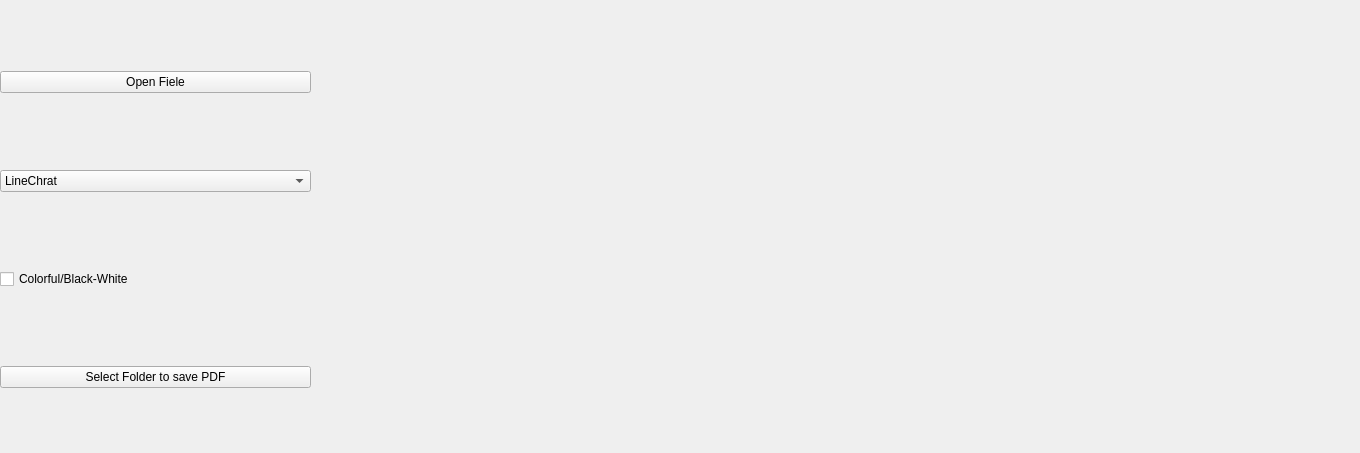
<?xml version="1.0" encoding="UTF-8"?>
<ui version="4.0">
 <class>Widget</class>
 <widget class="QWidget" name="Widget">
  <property name="geometry">
   <rect>
    <x>0</x>
    <y>0</y>
    <width>1360</width>
    <height>453</height>
   </rect>
  </property>
  <property name="windowTitle">
   <string>Widget</string>
  </property>
  <widget class="QWidget" name="layoutWidget">
   <property name="geometry">
    <rect>
     <x>0</x>
     <y>0</y>
     <width>311</width>
     <height>461</height>
    </rect>
   </property>
   <layout class="QVBoxLayout" name="verticalLayout">
    <item>
     <widget class="QPushButton" name="OpenFieleObserver_pushButton">
      <property name="text">
       <string>Open Fiele</string>
      </property>
     </widget>
    </item>
    <item>
     <widget class="QComboBox" name="TypeChart_comboBox">
      <property name="cursor">
       <cursorShape>PointingHandCursor</cursorShape>
      </property>
      <property name="currentText">
       <string>LineChrat</string>
      </property>
      <property name="maxVisibleItems">
       <number>2</number>
      </property>
      <item>
       <property name="text">
        <string>LineChrat</string>
       </property>
      </item>
      <item>
       <property name="text">
        <string>Histogram</string>
       </property>
      </item>
     </widget>
    </item>
    <item>
     <widget class="QCheckBox" name="Colorful_checkBox">
      <property name="text">
       <string>Colorful/Black-White</string>
      </property>
     </widget>
    </item>
    <item>
     <widget class="QPushButton" name="SelectFolderToSavePdf_pushButton">
      <property name="text">
       <string>Select Folder to save PDF</string>
      </property>
     </widget>
    </item>
   </layout>
  </widget>
  <widget class="QWidget" name="verticalLayoutWidget">
   <property name="geometry">
    <rect>
     <x>310</x>
     <y>0</y>
     <width>1051</width>
     <height>461</height>
    </rect>
   </property>
   <layout class="QVBoxLayout" name="verticalLayout_2"/>
  </widget>
 </widget>
 <resources/>
 <connections/>
</ui>
